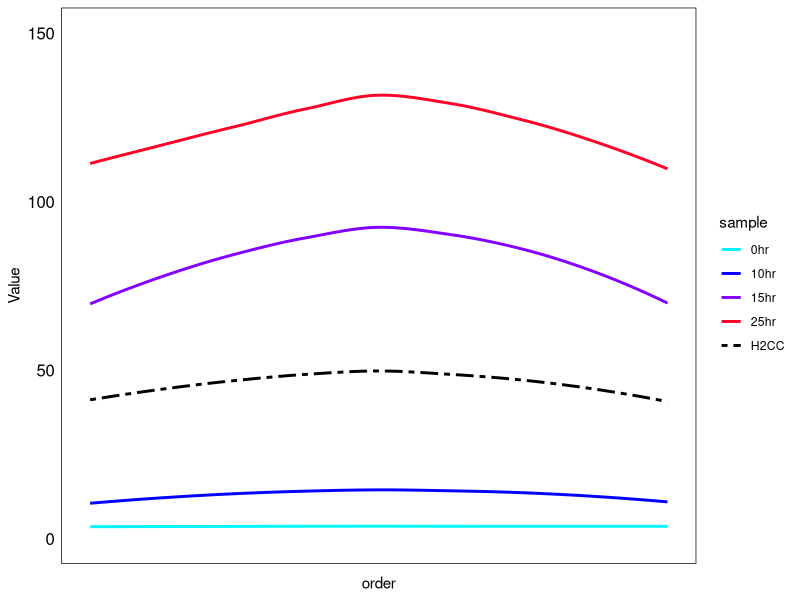
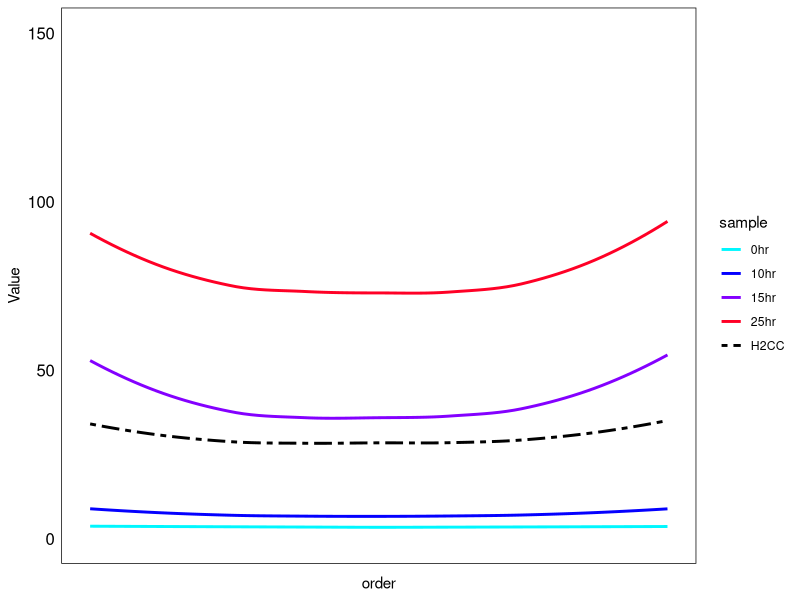

Source code (R) for these figures, in order:

#Import libraries
library(readr)
library(dplyr)
library(ggplot2)

#set the working directory
setwd("/path/to/files")

#load input files
df0 <- read_tsv("noct0.100kbS.erd.lrd.averages.traces.txt", col_names = TRUE)
df10 <- read_tsv("noct10.100kbS.erd.lrd.averages.traces.txt", col_names = TRUE)
df15 <- read_tsv("noct15.100kbS.erd.lrd.averages.traces.txt", col_names = TRUE)
df25 <- read_tsv("noct25.100kbS.erd.lrd.averages.traces.txt", col_names = TRUE)
dfh2cc <- read_tsv("H2CC.100kbS.erd.lrd.averages.traces.txt", col_names = TRUE)

#merge the input files into a single file for plotting
plotData <- rbind(df0, df10, df15, df25, dfh2cc)

#split the data in to erds and lrds to make separate plots.
erd <- filter(plotData, domain=="ERD")
lrd <- filter(plotData, domain=="LRD")

#plot the erd traces
pERD<- ggplot(erd, aes(x = order, y = Value, color = sample, group = sample, linetype = sample))+
  geom_smooth(method = "auto", se = FALSE)+
  scale_color_manual(values = c("0hr" = "#00f7ff", "10hr" = "#0400ff", "15hr"= "#8400ff", "25hr"="#ff0026", "H2CC"="black"))+
  scale_linetype_manual(values=c("0hr" = "solid", "10hr" = "solid", "15hr"= "solid", "25hr"="solid", "H2CC"="twodash"))+
  ylim(0, 150)+
  theme(panel.background = element_rect(fill = "white"), 
        legend.background = element_rect(fill = "white"),
        axis.text.x = element_text(size = 0),
        axis.text.y = element_text(size = 12, color = "black"), 
        panel.border = element_rect(color = "black", fill=NA, size=0.5), 
        axis.ticks = element_line(size = 0), 
        legend.key = element_rect(colour = NA, fill = NA))

#plot the lrd traces.
pLRD<- ggplot(lrd, aes(x = order, y = Value, color = sample, group = sample, linetype = sample))+
  geom_smooth(method = "auto", se = FALSE)+
  scale_color_manual(values = c("0hr" = "#00f7ff", "10hr" = "#0400ff", "15hr"= "#8400ff", "25hr"="#ff0026", "H2CC"="black"))+
  scale_linetype_manual(values=c("0hr" = "solid", "10hr" = "solid", "15hr"= "solid", "25hr"="solid", "H2CC"="twodash"))+
  ylim(0, 150)+
  theme(panel.background = element_rect(fill = "white"), 
        legend.background = element_rect(fill = "white"),
        axis.text.x = element_text(size = 0),
        axis.text.y = element_text(size = 12, color = "black"), 
        panel.border = element_rect(color = "black", fill=NA, size=0.5), 
        axis.ticks = element_line(size = 0), 
        legend.key = element_rect(colour = NA, fill = NA))
